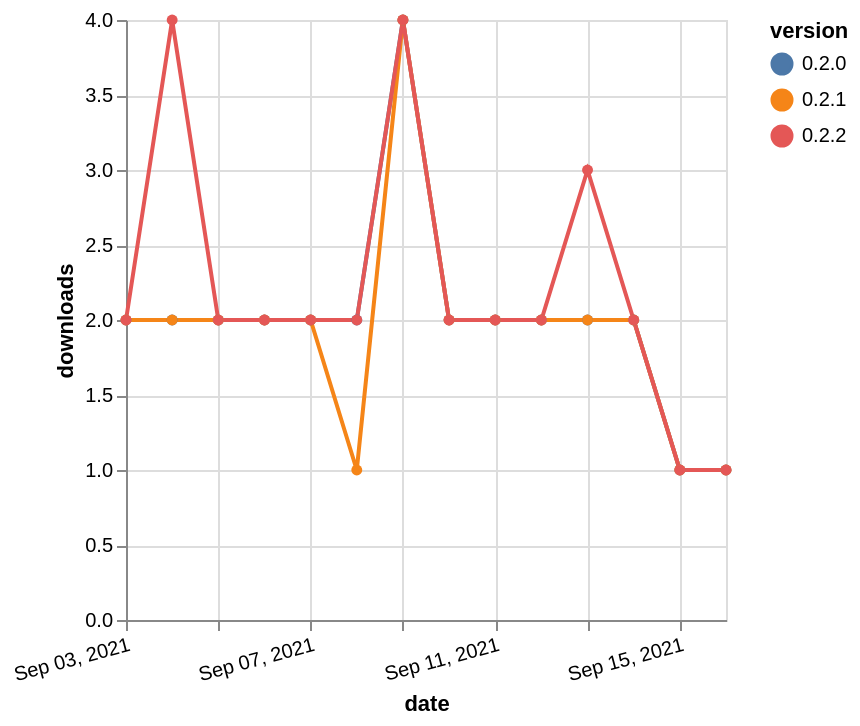

Express this chart as Vega-Lite.
### Vega-Lite specification from a JSON file in a GitHub repository (floating-point values rounded to 4 significant figures)
{"$schema": "https://vega.github.io/schema/vega-lite/v5.json", "description": "A simple bar chart with embedded data.", "data": {"values": [{"date": "2021-09-03", "total": 2520, "delta": 2, "version": "0.2.0"}, {"date": "2021-09-04", "total": 2522, "delta": 2, "version": "0.2.0"}, {"date": "2021-09-05", "total": 2524, "delta": 2, "version": "0.2.0"}, {"date": "2021-09-06", "total": 2526, "delta": 2, "version": "0.2.0"}, {"date": "2021-09-07", "total": 2528, "delta": 2, "version": "0.2.0"}, {"date": "2021-09-08", "total": 2530, "delta": 2, "version": "0.2.0"}, {"date": "2021-09-09", "total": 2534, "delta": 4, "version": "0.2.0"}, {"date": "2021-09-10", "total": 2536, "delta": 2, "version": "0.2.0"}, {"date": "2021-09-11", "total": 2538, "delta": 2, "version": "0.2.0"}, {"date": "2021-09-12", "total": 2540, "delta": 2, "version": "0.2.0"}, {"date": "2021-09-13", "total": 2542, "delta": 2, "version": "0.2.0"}, {"date": "2021-09-14", "total": 2544, "delta": 2, "version": "0.2.0"}, {"date": "2021-09-15", "total": 2545, "delta": 1, "version": "0.2.0"}, {"date": "2021-09-16", "total": 2546, "delta": 1, "version": "0.2.0"}, {"date": "2021-09-03", "total": 2526, "delta": 2, "version": "0.2.1"}, {"date": "2021-09-04", "total": 2528, "delta": 2, "version": "0.2.1"}, {"date": "2021-09-05", "total": 2530, "delta": 2, "version": "0.2.1"}, {"date": "2021-09-06", "total": 2532, "delta": 2, "version": "0.2.1"}, {"date": "2021-09-07", "total": 2534, "delta": 2, "version": "0.2.1"}, {"date": "2021-09-08", "total": 2535, "delta": 1, "version": "0.2.1"}, {"date": "2021-09-09", "total": 2539, "delta": 4, "version": "0.2.1"}, {"date": "2021-09-10", "total": 2541, "delta": 2, "version": "0.2.1"}, {"date": "2021-09-11", "total": 2543, "delta": 2, "version": "0.2.1"}, {"date": "2021-09-12", "total": 2545, "delta": 2, "version": "0.2.1"}, {"date": "2021-09-13", "total": 2547, "delta": 2, "version": "0.2.1"}, {"date": "2021-09-14", "total": 2549, "delta": 2, "version": "0.2.1"}, {"date": "2021-09-15", "total": 2550, "delta": 1, "version": "0.2.1"}, {"date": "2021-09-16", "total": 2551, "delta": 1, "version": "0.2.1"}, {"date": "2021-09-03", "total": 2697, "delta": 2, "version": "0.2.2"}, {"date": "2021-09-04", "total": 2701, "delta": 4, "version": "0.2.2"}, {"date": "2021-09-05", "total": 2703, "delta": 2, "version": "0.2.2"}, {"date": "2021-09-06", "total": 2705, "delta": 2, "version": "0.2.2"}, {"date": "2021-09-07", "total": 2707, "delta": 2, "version": "0.2.2"}, {"date": "2021-09-08", "total": 2709, "delta": 2, "version": "0.2.2"}, {"date": "2021-09-09", "total": 2713, "delta": 4, "version": "0.2.2"}, {"date": "2021-09-10", "total": 2715, "delta": 2, "version": "0.2.2"}, {"date": "2021-09-11", "total": 2717, "delta": 2, "version": "0.2.2"}, {"date": "2021-09-12", "total": 2719, "delta": 2, "version": "0.2.2"}, {"date": "2021-09-13", "total": 2722, "delta": 3, "version": "0.2.2"}, {"date": "2021-09-14", "total": 2724, "delta": 2, "version": "0.2.2"}, {"date": "2021-09-15", "total": 2725, "delta": 1, "version": "0.2.2"}, {"date": "2021-09-16", "total": 2726, "delta": 1, "version": "0.2.2"}]}, "width": "container", "mark": {"type": "line", "point": {"filled": true}}, "encoding": {"x": {"field": "date", "type": "temporal", "timeUnit": "yearmonthdate", "title": "date", "axis": {"labelAngle": -15}}, "y": {"field": "delta", "type": "quantitative", "title": "downloads"}, "color": {"field": "version", "type": "nominal"}, "tooltip": {"field": "delta"}}}
